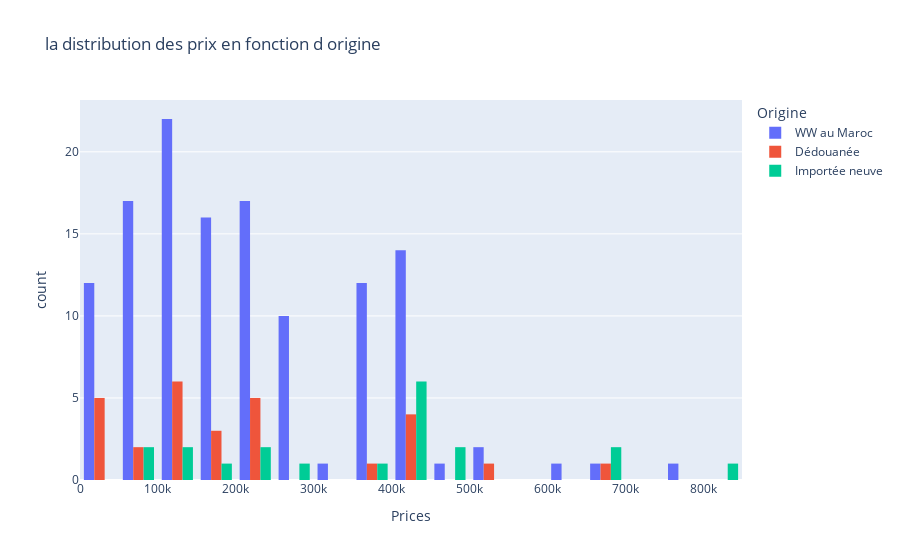

Notebook code for this chart:
### Code cell
fig=px.histogram(df_concat, 
                 x="Prices",
                 color="Origine",
                 hover_data=df_concat.columns,
                 title="la distribution des prix en fonction d origine",
                 barmode="group")
fig.show()

### Figure 1 — Plotly figure (JSON) as saved in the notebook; plotly's stock layout.template omitted (floating-point values rounded to 4 significant figures)
{"data": [{"alignmentgroup": "True", "bingroup": "x", "hovertemplate": "Origine=WW au Maroc<br>Prices=%{x}<br>count=%{y}<extra></extra>", "legendgroup": "WW au Maroc", "marker": {"color": "#636efa", "pattern": {"shape": ""}}, "name": "WW au Maroc", "offsetgroup": "WW au Maroc", "orientation": "v", "showlegend": true, "type": "histogram", "x": [280000, 26000, 118000, 385000, 415000, 430000, 430000, 215000, 355000, 268000, 73000, 60000, 125000, 520000, 26000, 405000, 385000, 415000, 430000, 240000, 45000, 355000, 268000, 118000, 45000, 430000, 45000, 355000, 73000, 28000, 45000, 240000, 280000, 520000, 167000, 440000, 405000, 385000, 415000, 215000, 440000, 405000, 385000, 680000, 215000, 430000, 45000, 268000, 60000, 28000, 117000, 280000, 118000, 25000, 470000, 59000, 215000, 235000, 69000, 67000, 79000, 105000, 96000, 188000, 172000, 172000, 359000, 115000, 230000, 113000, 60000, 630000, 122000, 205000, 91000, 380000, 395000, 750000, 118000, 115000, 94000, 199000, 183000, 135000, 182000, 298000, 180000, 117000, 220000, 173000, 360000, 230000, 145000, 235000, 217000, 147000, 152000, 128000, 178000, 103000, 78000, 145000, 299000, 387000, 198000, 48000, 215000, 265000, 93000, 205000, 230000, 200000, 79999, 45000, 128000, 169000, 115000, 310000, 155000, 270000, 85000, 145000, 185000, 198000, 410000, 87000, 118000], "xaxis": "x", "yaxis": "y"}, {"alignmentgroup": "True", "bingroup": "x", "hovertemplate": "Origine=Dédouanée<br>Prices=%{x}<br>count=%{y}<extra></extra>", "legendgroup": "Dédouanée", "marker": {"color": "#EF553B", "pattern": {"shape": ""}}, "name": "Dédouanée", "offsetgroup": "Dédouanée", "orientation": "v", "showlegend": true, "type": "histogram", "x": [167000, 440000, 215000, 45000, 45000, 118000, 167000, 680000, 430000, 28000, 60000, 26000, 118000, 430000, 215000, 430000, 240000, 118000, 520000, 26000, 115000, 127000, 245000, 185000, 360000, 60000, 103000, 218000], "xaxis": "x", "yaxis": "y"}, {"alignmentgroup": "True", "bingroup": "x", "hovertemplate": "Origine=Importée neuve<br>Prices=%{x}<br>count=%{y}<extra></extra>", "legendgroup": "Importée neuve", "marker": {"color": "#00cc96", "pattern": {"shape": ""}}, "name": "Importée neuve", "offsetgroup": "Importée neuve", "orientation": "v", "showlegend": true, "type": "histogram", "x": [405000, 680000, 240000, 118000, 440000, 430000, 215000, 73000, 268000, 430000, 680000, 415000, 430000, 355000, 167000, 60000, 490000, 840000, 460000, 138000], "xaxis": "x", "yaxis": "y"}], "layout": {"barmode": "group", "legend": {"title": {"text": "Origine"}, "tracegroupgap": 0}, "title": {"text": "la distribution des prix en fonction d origine"}, "xaxis": {"anchor": "y", "domain": [0, 1], "title": {"text": "Prices"}}, "yaxis": {"anchor": "x", "domain": [0, 1], "title": {"text": "count"}}}}
